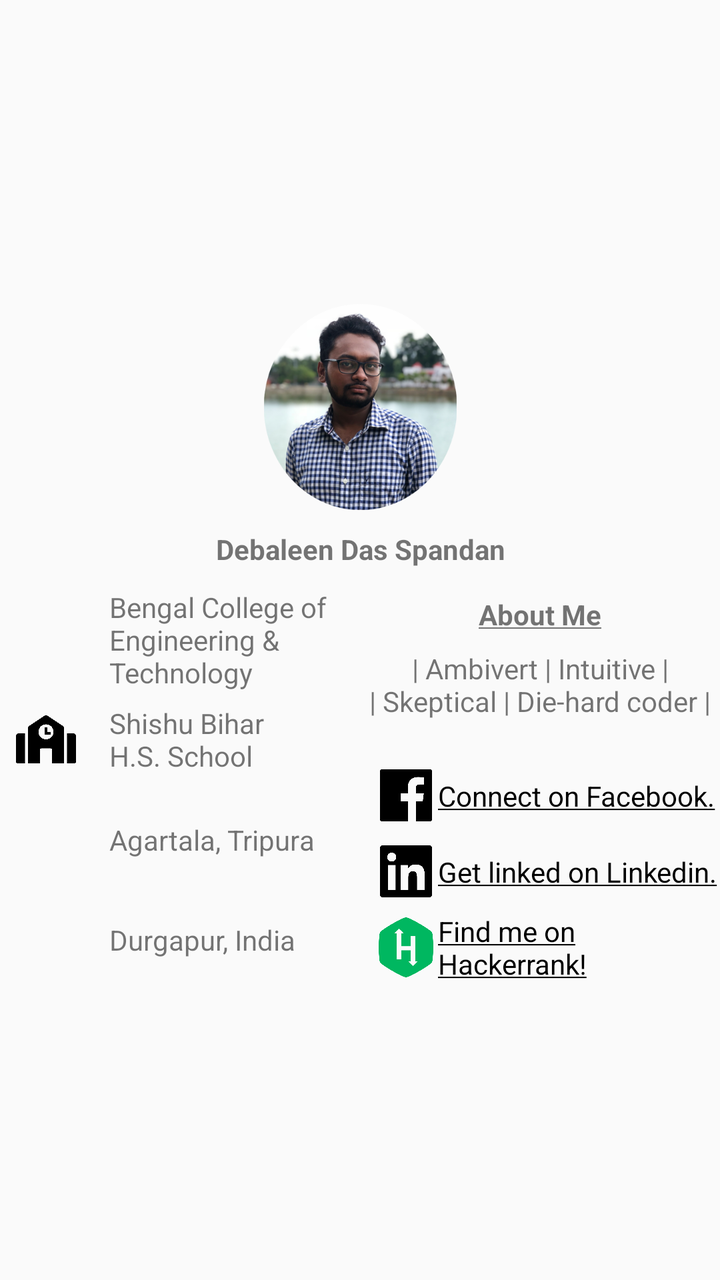
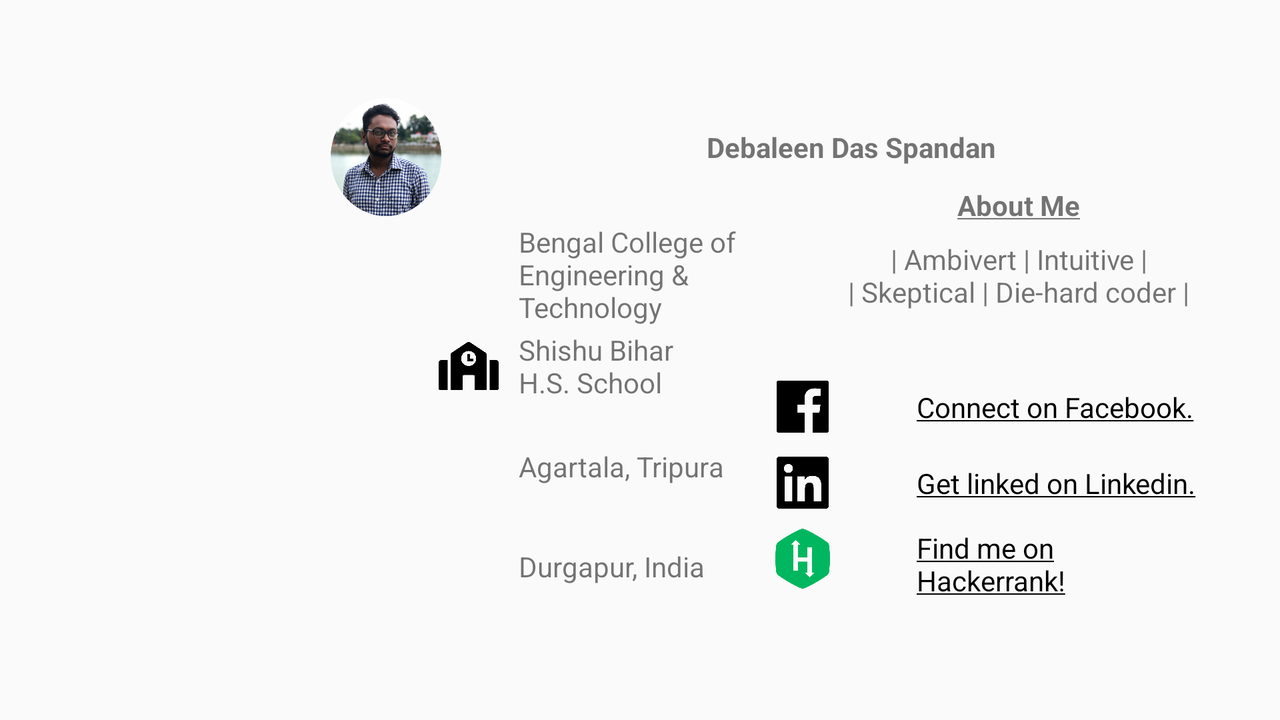

An Android layout and its configuration variant, each rendered on a device that would load it. The default file and the variant file are quoted in full after the pictures.
<!-- AndroidManifest.xml: application theme AppTheme -->
<!-- res/layout/content_about.xml -->
<?xml version="1.0" encoding="utf-8"?>
<android.support.constraint.ConstraintLayout xmlns:android="http://schemas.android.com/apk/res/android"
    xmlns:app="http://schemas.android.com/apk/res-auto"
    xmlns:tools="http://schemas.android.com/tools"
    android:id="@+id/id_content_about"
    android:layout_width="match_parent"
    android:layout_height="match_parent"
    android:layout_marginTop="56dp">


    <ImageView
        android:id="@+id/imageView2"
        android:layout_width="0dp"
        android:layout_height="149dp"
        android:layout_marginBottom="8dp"
        android:contentDescription="@string/coverDesc"
        android:scaleType="centerCrop"
        app:layout_constraintBottom_toBottomOf="parent"
        app:layout_constraintEnd_toEndOf="parent"
        app:layout_constraintHorizontal_bias="0.0"
        app:layout_constraintStart_toStartOf="parent"
        app:layout_constraintTop_toTopOf="parent"
        app:layout_constraintVertical_bias="0.0"
        app:srcCompat="@drawable/cover" />

    <ImageView
        android:id="@+id/imageView3"
        android:layout_width="111dp"
        android:layout_height="103dp"
        android:layout_marginTop="96dp"
        android:contentDescription="@string/profileImgDesc"
        app:layout_constraintEnd_toEndOf="@+id/imageView2"
        app:layout_constraintHorizontal_bias="0.501"
        app:layout_constraintStart_toStartOf="@+id/imageView2"
        app:layout_constraintTop_toTopOf="@+id/imageView2"
        app:srcCompat="@drawable/me_alt" />

    <TextView
        android:id="@+id/textView2"
        android:layout_width="wrap_content"
        android:layout_height="wrap_content"
        android:layout_marginTop="10dp"
        android:text="@string/myname"
        android:textStyle="bold"
        app:layout_constraintEnd_toEndOf="@+id/imageView3"
        app:layout_constraintStart_toStartOf="@+id/imageView3"
        app:layout_constraintTop_toBottomOf="@+id/imageView3" />

    <android.support.constraint.Guideline
        android:id="@+id/guideline"
        android:layout_width="wrap_content"
        android:layout_height="wrap_content"
        android:layout_marginTop="251dp"
        android:layout_marginEnd="383dp"
        android:layout_marginRight="383dp"
        android:orientation="horizontal"
        app:layout_constraintEnd_toEndOf="parent"
        app:layout_constraintGuide_percent="0.4"
        app:layout_constraintStart_toStartOf="parent"
        app:layout_constraintTop_toTopOf="parent" />

    <ImageView
        android:id="@+id/imageView4"
        android:layout_width="30dp"
        android:layout_height="30dp"
        android:layout_marginStart="8dp"
        android:layout_marginLeft="8dp"
        android:layout_marginTop="15dp"
        android:layout_marginEnd="8dp"
        android:layout_marginRight="8dp"
        app:layout_constraintEnd_toStartOf="@+id/guideline2"
        app:layout_constraintHorizontal_bias="0.0"
        app:layout_constraintStart_toStartOf="parent"
        app:layout_constraintTop_toTopOf="@+id/guideline"
        app:srcCompat="@drawable/university" />

    <ImageView
        android:id="@+id/imageView5"
        android:layout_width="30dp"
        android:layout_height="30dp"
        android:layout_marginStart="8dp"
        android:layout_marginLeft="8dp"
        android:layout_marginTop="20dp"
        android:layout_marginEnd="8dp"
        android:layout_marginRight="8dp"
        app:layout_constraintEnd_toStartOf="@+id/guideline2"
        app:layout_constraintHorizontal_bias="0.0"
        app:layout_constraintStart_toStartOf="parent"
        app:layout_constraintTop_toBottomOf="@+id/imageView4"
        app:srcCompat="@drawable/school" />

    <ImageView
        android:id="@+id/imageView6"
        android:layout_width="30dp"
        android:layout_height="30dp"
        android:layout_marginStart="8dp"
        android:layout_marginLeft="8dp"
        android:layout_marginTop="20dp"
        android:layout_marginEnd="8dp"
        android:layout_marginRight="8dp"
        app:layout_constraintEnd_toStartOf="@+id/guideline2"
        app:layout_constraintHorizontal_bias="0.0"
        app:layout_constraintStart_toStartOf="parent"
        app:layout_constraintTop_toBottomOf="@+id/imageView5"
        app:srcCompat="@drawable/home" />

    <ImageView
        android:id="@+id/imageView7"
        android:layout_width="30dp"
        android:layout_height="30dp"
        android:layout_marginStart="8dp"
        android:layout_marginLeft="8dp"
        android:layout_marginTop="20dp"
        android:layout_marginEnd="8dp"
        android:layout_marginRight="8dp"
        app:layout_constraintEnd_toStartOf="@+id/guideline2"
        app:layout_constraintHorizontal_bias="0.0"
        app:layout_constraintStart_toStartOf="parent"
        app:layout_constraintTop_toBottomOf="@+id/imageView6"
        app:srcCompat="@drawable/map_marker_alt" />

    <TextView
        android:id="@+id/textView3"
        android:layout_width="109dp"
        android:layout_height="wrap_content"
        android:layout_marginStart="8dp"
        android:layout_marginLeft="8dp"
        android:layout_marginEnd="8dp"
        android:layout_marginRight="8dp"
        android:text="@string/university"
        app:layout_constraintBottom_toBottomOf="@+id/imageView4"
        app:layout_constraintEnd_toStartOf="@+id/guideline2"
        app:layout_constraintStart_toEndOf="@+id/imageView4"
        app:layout_constraintTop_toTopOf="@+id/imageView4" />

    <TextView
        android:id="@+id/textView4"
        android:layout_width="109dp"
        android:layout_height="wrap_content"
        android:layout_marginStart="8dp"
        android:layout_marginLeft="8dp"
        android:layout_marginEnd="8dp"
        android:layout_marginRight="8dp"
        android:text="@string/school"
        app:layout_constraintBottom_toBottomOf="@+id/imageView5"
        app:layout_constraintEnd_toStartOf="@+id/guideline2"
        app:layout_constraintStart_toEndOf="@+id/imageView5"
        app:layout_constraintTop_toTopOf="@+id/imageView5" />

    <TextView
        android:id="@+id/textView5"
        android:layout_width="109dp"
        android:layout_height="wrap_content"
        android:layout_marginStart="8dp"
        android:layout_marginLeft="8dp"
        android:layout_marginEnd="8dp"
        android:layout_marginRight="8dp"
        android:text="@string/home"
        app:layout_constraintBottom_toBottomOf="@+id/imageView6"
        app:layout_constraintEnd_toStartOf="@+id/guideline2"
        app:layout_constraintStart_toEndOf="@+id/imageView6"
        app:layout_constraintTop_toTopOf="@+id/imageView6" />

    <TextView
        android:id="@+id/textView6"
        android:layout_width="109dp"
        android:layout_height="wrap_content"
        android:layout_marginStart="8dp"
        android:layout_marginLeft="8dp"
        android:layout_marginEnd="8dp"
        android:layout_marginRight="8dp"
        android:text="@string/currentlocation"
        app:layout_constraintBottom_toBottomOf="@+id/imageView7"
        app:layout_constraintEnd_toStartOf="@+id/guideline2"
        app:layout_constraintStart_toEndOf="@+id/imageView7"
        app:layout_constraintTop_toTopOf="@+id/imageView7" />

    <android.support.constraint.Guideline
        android:id="@+id/guideline2"
        android:layout_width="wrap_content"
        android:layout_height="wrap_content"
        android:layout_marginStart="192dp"
        android:layout_marginLeft="192dp"
        android:layout_marginEnd="192dp"
        android:layout_marginRight="192dp"
        android:orientation="vertical"
        app:layout_constraintEnd_toEndOf="parent"
        app:layout_constraintGuide_percent="0.5"
        app:layout_constraintStart_toStartOf="parent"
        app:layout_constraintTop_toTopOf="parent" />

    <TextView
        android:id="@+id/textView7"
        android:layout_width="wrap_content"
        android:layout_height="wrap_content"
        android:layout_marginStart="8dp"
        android:layout_marginLeft="8dp"
        android:layout_marginTop="8dp"
        android:layout_marginEnd="8dp"
        android:layout_marginRight="8dp"
        android:text="@string/aboutme"
        android:textStyle="bold"
        app:layout_constraintEnd_toEndOf="parent"
        app:layout_constraintStart_toStartOf="@+id/guideline2"
        app:layout_constraintTop_toTopOf="@+id/guideline" />

    <TextView
        android:id="@+id/textView8"
        android:layout_width="wrap_content"
        android:layout_height="wrap_content"
        android:layout_marginTop="8dp"
        android:text="@string/myabout"
        android:textAlignment="center"
        app:layout_constraintEnd_toEndOf="@+id/textView7"
        app:layout_constraintStart_toStartOf="@+id/textView7"
        app:layout_constraintTop_toBottomOf="@+id/textView7" />

    <android.support.constraint.Guideline
        android:id="@+id/guideline3"
        android:layout_width="wrap_content"
        android:layout_height="wrap_content"
        android:layout_marginTop="319dp"
        android:layout_marginEnd="383dp"
        android:layout_marginRight="383dp"
        android:orientation="horizontal"
        app:layout_constraintEnd_toEndOf="parent"
        app:layout_constraintGuide_percent="0.5422222"
        app:layout_constraintStart_toStartOf="parent"
        app:layout_constraintTop_toTopOf="parent" />

    <ImageView
        android:id="@+id/imageView8"
        android:layout_width="30dp"
        android:layout_height="30dp"
        android:layout_marginStart="8dp"
        android:layout_marginLeft="8dp"
        android:layout_marginTop="10dp"
        android:layout_marginEnd="8dp"
        android:layout_marginRight="8dp"
        app:layout_constraintEnd_toEndOf="parent"
        app:layout_constraintHorizontal_bias="0.0"
        app:layout_constraintStart_toStartOf="@+id/guideline2"
        app:layout_constraintTop_toTopOf="@+id/guideline3"
        app:srcCompat="@drawable/facebook" />

    <ImageView
        android:id="@+id/imageView9"
        android:layout_width="30dp"
        android:layout_height="30dp"
        android:layout_marginStart="8dp"
        android:layout_marginLeft="8dp"
        android:layout_marginTop="8dp"
        android:layout_marginEnd="8dp"
        android:layout_marginRight="8dp"
        app:layout_constraintEnd_toEndOf="parent"
        app:layout_constraintHorizontal_bias="0.0"
        app:layout_constraintStart_toStartOf="@+id/guideline2"
        app:layout_constraintTop_toBottomOf="@+id/imageView8"
        app:srcCompat="@drawable/linkedin" />

    <ImageView
        android:id="@+id/imageView10"
        android:layout_width="30dp"
        android:layout_height="30dp"
        android:layout_marginStart="8dp"
        android:layout_marginLeft="8dp"
        android:layout_marginTop="8dp"
        android:layout_marginEnd="8dp"
        android:layout_marginRight="8dp"
        app:layout_constraintEnd_toEndOf="parent"
        app:layout_constraintHorizontal_bias="0.0"
        app:layout_constraintStart_toStartOf="@+id/guideline2"
        app:layout_constraintTop_toBottomOf="@+id/imageView9"
        app:srcCompat="@drawable/hackerrank" />

    <TextView
        android:id="@+id/textView9"
        android:layout_width="140dp"
        android:layout_height="wrap_content"
        android:layout_marginStart="8dp"
        android:layout_marginLeft="8dp"
        android:layout_marginEnd="8dp"
        android:layout_marginRight="8dp"
        android:text="@string/facebook_url"
        app:layout_constraintBottom_toBottomOf="@+id/imageView8"
        app:layout_constraintEnd_toEndOf="parent"
        app:layout_constraintStart_toEndOf="@+id/imageView8"
        app:layout_constraintTop_toTopOf="@+id/imageView8" />

    <TextView
        android:id="@+id/textView10"
        android:layout_width="140dp"
        android:layout_height="wrap_content"
        android:layout_marginStart="8dp"
        android:layout_marginLeft="8dp"
        android:layout_marginEnd="8dp"
        android:layout_marginRight="8dp"
        android:text="@string/linkedin_url"
        app:layout_constraintBottom_toBottomOf="@+id/imageView9"
        app:layout_constraintEnd_toEndOf="parent"
        app:layout_constraintStart_toEndOf="@+id/imageView9"
        app:layout_constraintTop_toTopOf="@+id/imageView9" />

    <TextView
        android:id="@+id/textView11"
        android:layout_width="140dp"
        android:layout_height="wrap_content"
        android:layout_marginStart="8dp"
        android:layout_marginLeft="8dp"
        android:layout_marginEnd="8dp"
        android:layout_marginRight="8dp"
        android:text="@string/hackerrank_url"
        app:layout_constraintBottom_toBottomOf="@+id/imageView10"
        app:layout_constraintEnd_toEndOf="parent"
        app:layout_constraintStart_toEndOf="@+id/imageView10"
        app:layout_constraintTop_toTopOf="@+id/imageView10" />
</android.support.constraint.ConstraintLayout>
<!-- resources referenced by this layout -->
<resources>
  <!-- drawable facebook: png bitmap (drawable-v21, 3031 bytes) -->
  <!-- drawable hackerrank: png bitmap (drawable-v21, 19346 bytes) -->
  <!-- drawable linkedin: png bitmap (drawable-v21, 4162 bytes) -->
  <!-- drawable me_alt: png bitmap (drawable-v21, 208251 bytes) -->
  <!-- drawable school: png bitmap (drawable-v21, 5086 bytes) -->
  <string name="aboutme"><u>About Me</u></string>
  <string name="coverDesc">Cover</string>
  <string name="currentlocation">Durgapur, India</string>
  <string name="facebook_url"><a href="https://www.facebook.com/debaleen.spandan">Connect on Facebook.</a></string>
  <string name="hackerrank_url"><a href="https://www.hackerrank.com/ddsmegh4">Find me on Hackerrank!</a></string>
  <string name="home">Agartala, Tripura</string>
  <string name="linkedin_url"><a href="https://www.linkedin.com/in/ddsmegh/">Get linked on Linkedin.</a></string>
  <string name="myabout">| Ambivert | Intuitive |\n| Skeptical | Die-hard coder |</string>
  <string name="myname">Debaleen Das Spandan</string>
  <!-- from res/values-v21/ -->
  <string name="profileImgDesc">profileImage</string>
  <string name="school">Shishu Bihar\nH.S. School</string>
  <string name="university">Bengal College of\nEngineering &amp;\nTechnology</string>
  <style name="AppTheme" parent="Theme.AppCompat.Light.DarkActionBar">
          
          <item name="colorPrimary">@color/colorPrimary</item>
          <item name="colorPrimaryDark">@color/colorPrimaryDark</item>
          <item name="colorAccent">@color/colorAccent</item>
      </style>
  <color name="colorPrimary">#000000</color>
  <color name="colorPrimaryDark">#000000</color>
  <color name="colorAccent">#000000</color>
</resources>
<!-- res/layout-land/content_about.xml (the repository's variant of the layout above) -->
<!-- drawn on the phone turned sideways -->
<?xml version="1.0" encoding="utf-8"?>
<android.support.constraint.ConstraintLayout xmlns:android="http://schemas.android.com/apk/res/android"
    xmlns:app="http://schemas.android.com/apk/res-auto"
    xmlns:tools="http://schemas.android.com/tools"
    android:id="@+id/id_content_about"
    android:layout_width="match_parent"
    android:layout_height="match_parent"
    android:layout_marginTop="49dp">


    <ImageView
        android:id="@+id/imageView2"
        android:layout_width="165dp"
        android:layout_height="wrap_content"
        android:contentDescription="@string/coverDesc"
        android:scaleType="centerCrop"
        app:layout_constraintBottom_toBottomOf="parent"
        app:layout_constraintEnd_toStartOf="@+id/guideline2"
        app:layout_constraintHorizontal_bias="0.0"
        app:layout_constraintStart_toStartOf="parent"
        app:layout_constraintTop_toTopOf="parent"
        app:srcCompat="@drawable/cover" />

    <ImageView
        android:id="@+id/imageView3"
        android:layout_width="56dp"
        android:layout_height="59dp"
        android:contentDescription="@string/profileImgDesc"
        app:layout_constraintEnd_toEndOf="parent"
        app:layout_constraintHorizontal_bias="0.0"
        app:layout_constraintStart_toEndOf="@+id/imageView2"
        app:layout_constraintTop_toTopOf="parent"
        app:srcCompat="@drawable/me_alt" />

    <TextView
        android:id="@+id/textView2"
        android:layout_width="wrap_content"
        android:layout_height="wrap_content"
        android:layout_marginStart="8dp"
        android:layout_marginLeft="8dp"
        android:layout_marginTop="15dp"
        android:layout_marginEnd="8dp"
        android:layout_marginRight="8dp"
        android:text="@string/myname"
        android:textStyle="bold"
        app:layout_constraintEnd_toEndOf="parent"
        app:layout_constraintStart_toStartOf="@+id/guideline2"
        app:layout_constraintTop_toTopOf="parent" />

    <ImageView
        android:id="@+id/imageView4"
        android:layout_width="30dp"
        android:layout_height="30dp"
        android:layout_marginStart="8dp"
        android:layout_marginLeft="8dp"
        android:layout_marginTop="10dp"
        app:layout_constraintStart_toStartOf="@+id/guideline2"
        app:layout_constraintTop_toBottomOf="@+id/textView7"
        app:srcCompat="@drawable/university" />

    <ImageView
        android:id="@+id/imageView5"
        android:layout_width="30dp"
        android:layout_height="30dp"
        android:layout_marginStart="8dp"
        android:layout_marginLeft="8dp"
        android:layout_marginTop="16dp"
        app:layout_constraintStart_toStartOf="@+id/guideline2"
        app:layout_constraintTop_toBottomOf="@+id/imageView4"
        app:srcCompat="@drawable/school" />

    <ImageView
        android:id="@+id/imageView6"
        android:layout_width="30dp"
        android:layout_height="30dp"
        android:layout_marginStart="8dp"
        android:layout_marginLeft="8dp"
        android:layout_marginTop="20dp"
        app:layout_constraintStart_toStartOf="@+id/guideline2"
        app:layout_constraintTop_toBottomOf="@+id/imageView5"
        app:srcCompat="@drawable/home" />

    <ImageView
        android:id="@+id/imageView7"
        android:layout_width="30dp"
        android:layout_height="30dp"
        android:layout_marginStart="8dp"
        android:layout_marginLeft="8dp"
        android:layout_marginTop="20dp"
        app:layout_constraintStart_toStartOf="@+id/guideline2"
        app:layout_constraintTop_toBottomOf="@+id/imageView6"
        app:srcCompat="@drawable/map_marker_alt" />

    <TextView
        android:id="@+id/textView3"
        android:layout_width="109dp"
        android:layout_height="wrap_content"
        android:layout_marginStart="8dp"
        android:layout_marginLeft="8dp"
        android:layout_marginEnd="8dp"
        android:layout_marginRight="8dp"
        android:text="@string/university"
        app:layout_constraintBottom_toBottomOf="@+id/imageView4"
        app:layout_constraintEnd_toStartOf="@+id/guideline4"
        app:layout_constraintStart_toEndOf="@+id/imageView4"
        app:layout_constraintTop_toTopOf="@+id/imageView4" />

    <TextView
        android:id="@+id/textView4"
        android:layout_width="109dp"
        android:layout_height="wrap_content"
        android:layout_marginStart="8dp"
        android:layout_marginLeft="8dp"
        android:layout_marginEnd="8dp"
        android:layout_marginRight="8dp"
        android:text="@string/school"
        app:layout_constraintBottom_toBottomOf="@+id/imageView5"
        app:layout_constraintEnd_toStartOf="@+id/guideline4"
        app:layout_constraintStart_toEndOf="@+id/imageView5"
        app:layout_constraintTop_toTopOf="@+id/imageView5" />

    <TextView
        android:id="@+id/textView5"
        android:layout_width="109dp"
        android:layout_height="wrap_content"
        android:layout_marginStart="8dp"
        android:layout_marginLeft="8dp"
        android:layout_marginEnd="8dp"
        android:layout_marginRight="8dp"
        android:text="@string/home"
        app:layout_constraintBottom_toBottomOf="@+id/imageView6"
        app:layout_constraintEnd_toStartOf="@+id/guideline4"
        app:layout_constraintStart_toEndOf="@+id/imageView6"
        app:layout_constraintTop_toTopOf="@+id/imageView6" />

    <TextView
        android:id="@+id/textView6"
        android:layout_width="109dp"
        android:layout_height="wrap_content"
        android:layout_marginStart="8dp"
        android:layout_marginLeft="8dp"
        android:layout_marginEnd="8dp"
        android:layout_marginRight="8dp"
        android:text="@string/currentlocation"
        app:layout_constraintBottom_toBottomOf="@+id/imageView7"
        app:layout_constraintEnd_toStartOf="@+id/guideline4"
        app:layout_constraintStart_toEndOf="@+id/imageView7"
        app:layout_constraintTop_toTopOf="@+id/imageView7" />

    <android.support.constraint.Guideline
        android:id="@+id/guideline2"
        android:layout_width="wrap_content"
        android:layout_height="wrap_content"
        android:layout_marginStart="196dp"
        android:layout_marginLeft="196dp"
        android:layout_marginEnd="395dp"
        android:layout_marginRight="395dp"
        android:orientation="vertical"
        app:layout_constraintEnd_toEndOf="parent"
        app:layout_constraintGuide_percent="0.33"
        app:layout_constraintStart_toStartOf="parent"
        app:layout_constraintTop_toTopOf="parent" />

    <TextView
        android:id="@+id/textView7"
        android:layout_width="wrap_content"
        android:layout_height="wrap_content"
        android:layout_marginTop="10dp"
        android:text="@string/aboutme"
        android:textStyle="bold"
        app:layout_constraintEnd_toEndOf="parent"
        app:layout_constraintStart_toStartOf="@+id/guideline4"
        app:layout_constraintTop_toBottomOf="@+id/textView2" />

    <TextView
        android:id="@+id/textView8"
        android:layout_width="wrap_content"
        android:layout_height="wrap_content"
        android:layout_marginTop="8dp"
        android:text="@string/myabout"
        android:textAlignment="center"
        app:layout_constraintEnd_toEndOf="@+id/textView7"
        app:layout_constraintStart_toStartOf="@+id/textView7"
        app:layout_constraintTop_toBottomOf="@+id/textView7" />

    <ImageView
        android:id="@+id/imageView8"
        android:layout_width="30dp"
        android:layout_height="30dp"
        android:layout_marginStart="8dp"
        android:layout_marginLeft="8dp"
        android:layout_marginTop="15dp"
        android:layout_marginEnd="8dp"
        android:layout_marginRight="8dp"
        app:layout_constraintEnd_toEndOf="parent"
        app:layout_constraintHorizontal_bias="0.0"
        app:layout_constraintStart_toStartOf="@+id/guideline4"
        app:layout_constraintTop_toTopOf="@+id/guideline5"
        app:srcCompat="@drawable/facebook" />

    <ImageView
        android:id="@+id/imageView9"
        android:layout_width="30dp"
        android:layout_height="30dp"
        android:layout_marginStart="8dp"
        android:layout_marginLeft="8dp"
        android:layout_marginTop="8dp"
        android:layout_marginEnd="8dp"
        android:layout_marginRight="8dp"
        app:layout_constraintEnd_toEndOf="parent"
        app:layout_constraintHorizontal_bias="0.0"
        app:layout_constraintStart_toStartOf="@+id/guideline4"
        app:layout_constraintTop_toBottomOf="@+id/imageView8"
        app:srcCompat="@drawable/linkedin" />

    <ImageView
        android:id="@+id/imageView10"
        android:layout_width="30dp"
        android:layout_height="30dp"
        android:layout_marginStart="8dp"
        android:layout_marginLeft="8dp"
        android:layout_marginTop="8dp"
        android:layout_marginEnd="8dp"
        android:layout_marginRight="8dp"
        app:layout_constraintEnd_toEndOf="parent"
        app:layout_constraintHorizontal_bias="0.0"
        app:layout_constraintStart_toStartOf="@+id/guideline4"
        app:layout_constraintTop_toBottomOf="@+id/imageView9"
        app:srcCompat="@drawable/hackerrank" />

    <TextView
        android:id="@+id/textView9"
        android:layout_width="140dp"
        android:layout_height="wrap_content"
        android:layout_marginStart="8dp"
        android:layout_marginLeft="8dp"
        android:layout_marginEnd="8dp"
        android:layout_marginRight="8dp"
        android:text="@string/facebook_url"
        app:layout_constraintBottom_toBottomOf="@+id/imageView8"
        app:layout_constraintEnd_toEndOf="parent"
        app:layout_constraintStart_toEndOf="@+id/imageView8"
        app:layout_constraintTop_toTopOf="@+id/imageView8" />

    <TextView
        android:id="@+id/textView10"
        android:layout_width="140dp"
        android:layout_height="wrap_content"
        android:layout_marginStart="8dp"
        android:layout_marginLeft="8dp"
        android:layout_marginEnd="8dp"
        android:layout_marginRight="8dp"
        android:text="@string/linkedin_url"
        app:layout_constraintBottom_toBottomOf="@+id/imageView9"
        app:layout_constraintEnd_toEndOf="parent"
        app:layout_constraintStart_toEndOf="@+id/imageView9"
        app:layout_constraintTop_toTopOf="@+id/imageView9" />

    <TextView
        android:id="@+id/textView11"
        android:layout_width="140dp"
        android:layout_height="wrap_content"
        android:layout_marginStart="8dp"
        android:layout_marginLeft="8dp"
        android:layout_marginEnd="8dp"
        android:layout_marginRight="8dp"
        android:text="@string/hackerrank_url"
        app:layout_constraintBottom_toBottomOf="@+id/imageView10"
        app:layout_constraintEnd_toEndOf="parent"
        app:layout_constraintStart_toEndOf="@+id/imageView10"
        app:layout_constraintTop_toTopOf="@+id/imageView10"
        app:layout_constraintVertical_bias="0.0" />

    <android.support.constraint.Guideline
        android:id="@+id/guideline4"
        android:layout_width="wrap_content"
        android:layout_height="wrap_content"
        android:layout_marginStart="350dp"
        android:layout_marginLeft="350dp"
        android:layout_marginEnd="241dp"
        android:layout_marginRight="241dp"
        android:orientation="vertical"
        app:layout_constraintEnd_toEndOf="parent"
        app:layout_constraintGuide_percent="0.5912162"
        app:layout_constraintStart_toStartOf="parent"
        app:layout_constraintTop_toTopOf="parent" />

    <android.support.constraint.Guideline
        android:id="@+id/guideline5"
        android:layout_width="wrap_content"
        android:layout_height="wrap_content"
        android:layout_marginTop="106dp"
        android:layout_marginEnd="591dp"
        android:layout_marginRight="591dp"
        android:orientation="horizontal"
        app:layout_constraintEnd_toEndOf="parent"
        app:layout_constraintGuide_percent="0.4"
        app:layout_constraintStart_toStartOf="parent"
        app:layout_constraintTop_toTopOf="parent" />
</android.support.constraint.ConstraintLayout>
